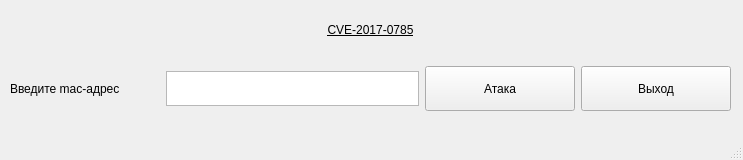
<?xml version="1.0" encoding="UTF-8"?>
<ui version="4.0">
 <class>MainWindow</class>
 <widget class="QMainWindow" name="MainWindow">
  <property name="geometry">
   <rect>
    <x>0</x>
    <y>0</y>
    <width>743</width>
    <height>160</height>
   </rect>
  </property>
  <property name="minimumSize">
   <size>
    <width>555</width>
    <height>160</height>
   </size>
  </property>
  <property name="maximumSize">
   <size>
    <width>2362564</width>
    <height>160</height>
   </size>
  </property>
  <property name="windowTitle">
   <string>CVE-2017-0785</string>
  </property>
  <widget class="QWidget" name="centralwidget">
   <widget class="QWidget" name="layoutWidget">
    <property name="geometry">
     <rect>
      <x>10</x>
      <y>0</y>
      <width>721</width>
      <height>111</height>
     </rect>
    </property>
    <layout class="QVBoxLayout" name="verticalLayout">
     <item>
      <widget class="QLabel" name="label">
       <property name="styleSheet">
        <string notr="true">font: 75 28pt &quot;Cantarell&quot;;
text-decoration: underline;</string>
       </property>
       <property name="text">
        <string>&lt;html&gt;&lt;head/&gt;&lt;body&gt;&lt;p align=&quot;center&quot;&gt;CVE-2017-0785&lt;/p&gt;&lt;/body&gt;&lt;/html&gt;</string>
       </property>
      </widget>
     </item>
     <item>
      <layout class="QHBoxLayout" name="horizontalLayout">
       <item>
        <widget class="QLabel" name="label_2">
         <property name="minimumSize">
          <size>
           <width>150</width>
           <height>0</height>
          </size>
         </property>
         <property name="maximumSize">
          <size>
           <width>250</width>
           <height>35</height>
          </size>
         </property>
         <property name="styleSheet">
          <string notr="true">font: 75 14pt &quot;Open Sans Condensed&quot;;
</string>
         </property>
         <property name="text">
          <string>Введите mac-адрес</string>
         </property>
        </widget>
       </item>
       <item>
        <widget class="QTextEdit" name="text_mac">
         <property name="minimumSize">
          <size>
           <width>200</width>
           <height>0</height>
          </size>
         </property>
         <property name="maximumSize">
          <size>
           <width>300</width>
           <height>35</height>
          </size>
         </property>
        </widget>
       </item>
       <item>
        <widget class="QPushButton" name="attack">
         <property name="minimumSize">
          <size>
           <width>150</width>
           <height>45</height>
          </size>
         </property>
         <property name="maximumSize">
          <size>
           <width>100</width>
           <height>16777215</height>
          </size>
         </property>
         <property name="text">
          <string>Атака</string>
         </property>
        </widget>
       </item>
       <item>
        <widget class="QPushButton" name="button_exit">
         <property name="minimumSize">
          <size>
           <width>150</width>
           <height>45</height>
          </size>
         </property>
         <property name="text">
          <string>Выход</string>
         </property>
        </widget>
       </item>
      </layout>
     </item>
    </layout>
   </widget>
  </widget>
  <widget class="QMenuBar" name="menubar">
   <property name="geometry">
    <rect>
     <x>0</x>
     <y>0</y>
     <width>743</width>
     <height>25</height>
    </rect>
   </property>
  </widget>
  <widget class="QStatusBar" name="statusbar"/>
 </widget>
 <resources/>
 <connections/>
</ui>
